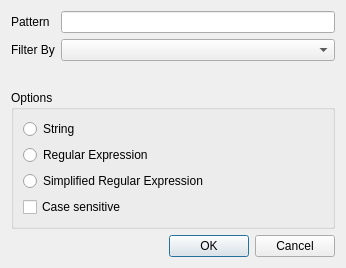
<ui version="4.0" >
 <class>TextFilterDialog</class>
 <widget class="QDialog" name="TextFilterDialog" >
  <property name="geometry" >
   <rect>
    <x>0</x>
    <y>0</y>
    <width>346</width>
    <height>268</height>
   </rect>
  </property>
  <property name="windowTitle" >
   <string>Dialog</string>
  </property>
  <layout class="QVBoxLayout" name="verticalLayout_2" >
   <item>
    <layout class="QFormLayout" name="formLayout" >
     <item row="0" column="0" >
      <widget class="QLabel" name="label" >
       <property name="text" >
        <string>Pattern</string>
       </property>
      </widget>
     </item>
     <item row="0" column="1" >
      <widget class="QLineEdit" name="patternEdit_" />
     </item>
     <item row="1" column="0" >
      <widget class="QLabel" name="label_2" >
       <property name="text" >
        <string>Filter By</string>
       </property>
      </widget>
     </item>
     <item row="1" column="1" >
      <widget class="QComboBox" name="filterByCombo_" >
       <property name="sizePolicy" >
        <sizepolicy vsizetype="Fixed" hsizetype="Preferred" >
         <horstretch>0</horstretch>
         <verstretch>0</verstretch>
        </sizepolicy>
       </property>
      </widget>
     </item>
    </layout>
   </item>
   <item>
    <widget class="QGroupBox" name="groupBox" >
     <property name="title" >
      <string>Options</string>
     </property>
     <layout class="QVBoxLayout" name="verticalLayout" >
      <item>
       <widget class="QRadioButton" name="stringButton_" >
        <property name="text" >
         <string>String</string>
        </property>
       </widget>
      </item>
      <item>
       <widget class="QRadioButton" name="regExpButton_" >
        <property name="text" >
         <string>Regular Expression</string>
        </property>
       </widget>
      </item>
      <item>
       <widget class="QRadioButton" name="simpRegExpButton_" >
        <property name="text" >
         <string>Simplified Regular Expression</string>
        </property>
       </widget>
      </item>
      <item>
       <widget class="QCheckBox" name="caseSensitiveCheck_" >
        <property name="text" >
         <string>Case sensitive</string>
        </property>
       </widget>
      </item>
     </layout>
     <zorder>stringButton_</zorder>
     <zorder>regExpButton_</zorder>
     <zorder>simpRegExpButton_</zorder>
     <zorder>caseSensitiveCheck_</zorder>
    </widget>
   </item>
   <item>
    <widget class="QDialogButtonBox" name="buttonBox" >
     <property name="orientation" >
      <enum>Qt::Horizontal</enum>
     </property>
     <property name="standardButtons" >
      <set>QDialogButtonBox::Cancel|QDialogButtonBox::Ok</set>
     </property>
    </widget>
   </item>
  </layout>
 </widget>
 <resources/>
 <connections>
  <connection>
   <sender>buttonBox</sender>
   <signal>accepted()</signal>
   <receiver>TextFilterDialog</receiver>
   <slot>accept()</slot>
   <hints>
    <hint type="sourcelabel" >
     <x>248</x>
     <y>254</y>
    </hint>
    <hint type="destinationlabel" >
     <x>157</x>
     <y>274</y>
    </hint>
   </hints>
  </connection>
  <connection>
   <sender>buttonBox</sender>
   <signal>rejected()</signal>
   <receiver>TextFilterDialog</receiver>
   <slot>reject()</slot>
   <hints>
    <hint type="sourcelabel" >
     <x>316</x>
     <y>260</y>
    </hint>
    <hint type="destinationlabel" >
     <x>286</x>
     <y>274</y>
    </hint>
   </hints>
  </connection>
 </connections>
</ui>
